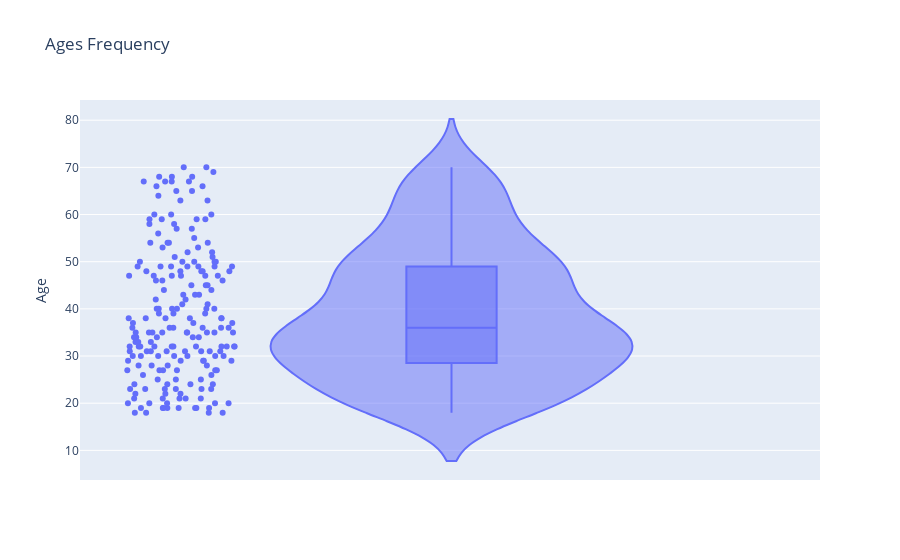

Write notebook code for a chart like this one.
### Code cell
fig = px.violin(df, y="Age",box=True,points='all',title="Ages Frequency")
fig.show()

### Figure 1 — Plotly figure (JSON) as saved in the notebook; plotly's stock layout.template omitted (floating-point values rounded to 4 significant figures; data arrays with more than 128 entries replaced by an {"elided": "..."} marker saying what was removed)
{"data": [{"alignmentgroup": "True", "box": {"visible": true}, "hovertemplate": "Age=%{y}<extra></extra>", "legendgroup": "", "marker": {"color": "#636efa"}, "name": "", "offsetgroup": "", "orientation": "v", "points": "all", "scalegroup": "True", "showlegend": false, "type": "violin", "x0": " ", "xaxis": "x", "y": {"elided": "200 int values"}, "y0": " ", "yaxis": "y"}], "layout": {"legend": {"tracegroupgap": 0}, "title": {"text": "Ages Frequency"}, "violinmode": "group", "xaxis": {"anchor": "y", "domain": [0, 1]}, "yaxis": {"anchor": "x", "domain": [0, 1], "title": {"text": "Age"}}}}
